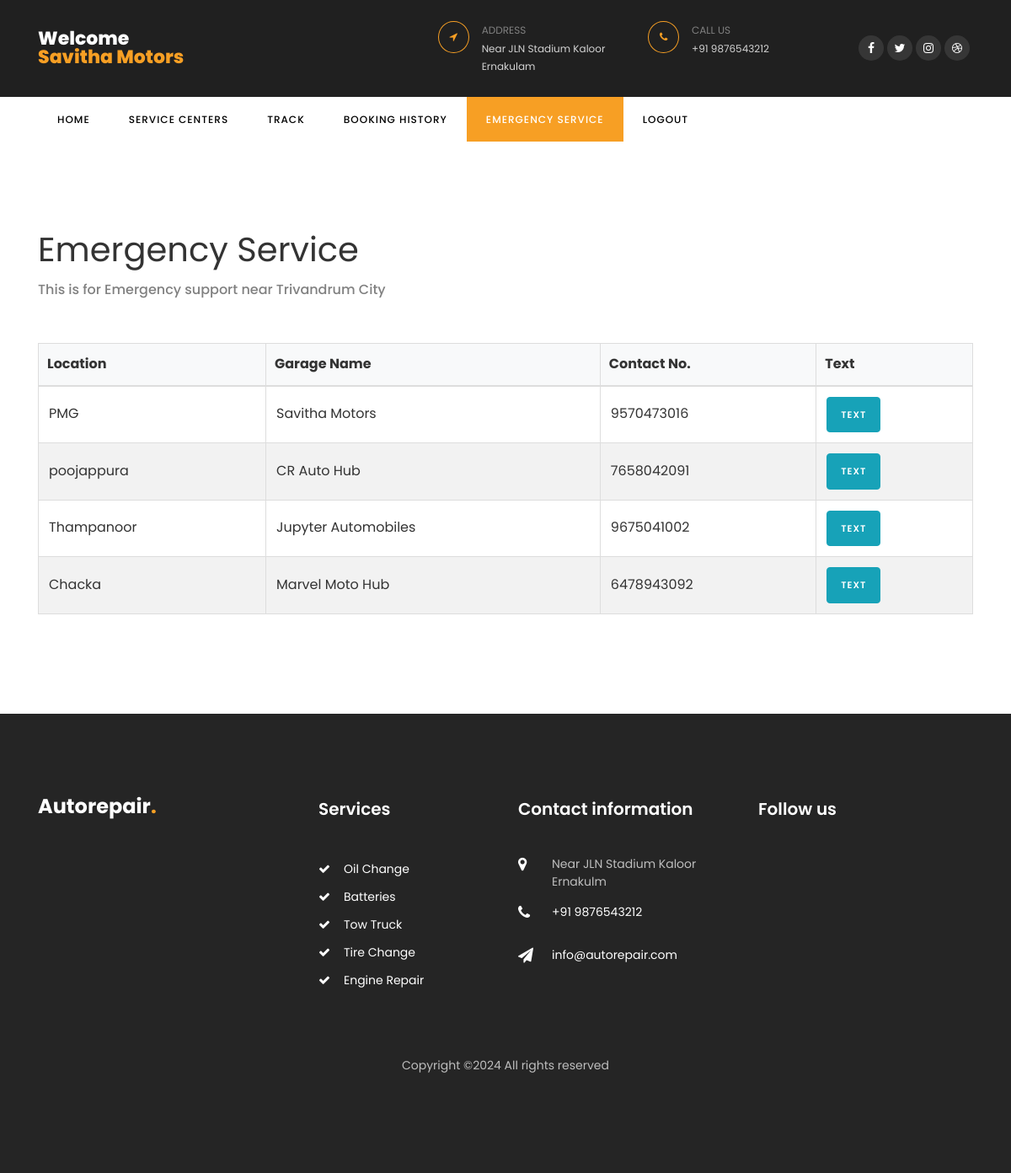
The page /emergency_servcie/ (signed in) on the database its author committed.
### car/models.py (models this page shows, shortened)
class User(AbstractBaseUser, PermissionsMixin):
    username = models.CharField(max_length=150, unique=True)
    email = models.EmailField(unique=True)
    phone = models.CharField(max_length=12)
    role = models.CharField(max_length=50, blank=True, null=True)
    is_staff = models.BooleanField(default=False)
    is_active = models.BooleanField(default=True)
    groups = models.ManyToManyField(Group, related_name='custom_user_groups')
    user_permissions = models.ManyToManyField(Permission, related_name='custom_user_permissions')
    objects = CustomUserManager()
    USERNAME_FIELD = 'email'
    REQUIRED_FIELDS = ['username']

class Garage(models.Model):
    user = models.ForeignKey(User, on_delete=models.CASCADE)
    location = models.CharField(max_length=255)
    phone = models.CharField(max_length=12)
    images = models.ImageField(upload_to='garage_images/', blank=True, null=True)
    approved = models.BooleanField(default=False)

### car/views.py (the view)
# urls.py: path('emergency_servcie/', views.emergency_service, name='emergency_service'),
@login_required
def emergency_service(request):
    garages = Garage.objects.filter(approved=True)
    return render(request, 'emergency_service.html', {'garages': garages})

### templates/emergency_service.html (shortened to what this page needs)
{% load static %}
<!DOCTYPE html>
<html lang="en">
  <head>
    <link rel="stylesheet" href="https://stackpath.bootstrapcdn.com/font-awesome/4.7.0/css/font-awesome.min.css">
    <link rel="stylesheet" href="{% static 'css/animate.css' %}">
    <link rel="stylesheet" href="{% static 'css/owl.carousel.min.css' %}">
    <link rel="stylesheet" href="{% static 'css/owl.theme.default.min.css' %}">
    <link rel="stylesheet" href="{% static 'css/magnific-popup.css' %}">
    <link rel="stylesheet" href="{% static 'css/bootstrap-datepicker.css' %}">
    <link rel="stylesheet" href="{% static 'css/jquery.timepicker.css' %}">
    <link rel="stylesheet" href="{% static 'css/flaticon.css' %}">
    <link rel="stylesheet" href="{% static 'css/style.css' %}">
  </head>
  <body>
		<div class="wrap">
	    <div class="container">
				<div class="row justify-content-between">
					<div class="col-md-3 d-flex align-items-center">
						<a class="navbar-brand" href="/">Welcome<br><span>{{ user.username }}</span></a>
					</div>
					<div class="col-md-7">
						<div class="row">
							<div class="col">
								<div class="top-wrap d-flex">
									<div class="icon d-flex align-items-center justify-content-center"><span class="fa fa-location-arrow"></span></div>
									<div class="text"><span>Address</span><span>Near JLN Stadium Kaloor Ernakulam</span></div>
								</div>
							</div>
							<div class="col">
								<div class="top-wrap d-flex">
									<div class="icon d-flex align-items-center justify-content-center"><span class="fa fa-phone"></span></div>
									<div class="text"><span>Call us</span><span>+91 9876543212</span></div>
								</div>
							</div>
							<div class="col-md-3 d-flex justify-content-end align-items-center">
								<div class="social-media">
					    		<p class="mb-0 d-flex">
					    			<a href="#" class="d-flex align-items-center justify-content-center"><span class="fa fa-facebook"><i class="sr-only">Facebook</i></span></a>
					    			<a href="#" class="d-flex align-items-center justify-content-center"><span class="fa fa-twitter"><i class="sr-only">Twitter</i></span></a>
					    			<a href="#" class="d-flex align-items-center justify-content-center"><span class="fa fa-instagram"><i class="sr-only">Instagram</i></span></a>
					    			<a href="#" class="d-flex align-items-center justify-content-center"><span class="fa fa-dribbble"><i class="sr-only">Dribbble</i></span></a>
					    		</p>
				        </div>
							</div>
						</div>
					</div>
				</div>
			</div>
		</div>
		<nav class="navbar navbar-expand-lg navbar-dark ftco_navbar bg-dark ftco-navbar-light" id="ftco-navbar">
	    <div class="container">
	      <div class="collapse navbar-collapse" id="ftco-nav">
	        <ul class="navbar-nav mr-auto">
	        	<li class="nav-item"><a href="{% url 'user_index' %}" class="nav-link">Home</a></li>
	        	<li class="nav-item"><a href="{% url 'view_service_centers' %}" class="nav-link">Service Centers</a></li>
            <li class="nav-item"><a href="{% url 'track' %}" class="nav-link">Track</a></li>
            <li class="nav-item"><a href="{% url 'booking_history' %}" class="nav-link">Booking History</a></li>
            <li class="nav-item active"><a href="{% url 'emergency_service' %}" class="nav-link">Emergency Service</a></li>
            <li class="nav-item"><a href="/" class="nav-link">Logout</a></li>
	        </ul>
	      </div>
	    </div>
	  </nav>
    <section class="ftco-section">
        <div class="container">
           <h1>Emergency Service</h1>
           <h6>This is for Emergency support near Trivandrum City</h6><br>
           <table border="1">
            <thead>
                <tr>
                    <th>Location</th>
                    <th>Garage Name</th>
                    <th>Contact No.</th>
                    <th>Text</th>
                </tr>
            </thead>
            <tbody>
                {% for garage in garages %}
                <tr>
                    <td>{{ garage.location }}</td>
                    <td>{{ garage.user.username }}</td>
                    <td>{{ garage.phone }}</td>
                    <td>
                        <a href="mailto:{{ garage.user.email }}?subject=Emergency Service Request&body=Dear {{ garage.user.username }},%0D%0A%0D%0AI need urgent service support near Trivandrum City." class="btn btn-info">
                            Text
                        </a></td>
                </tr>
                {% endfor %}
            </tbody>
            </table>
        </div>
    </section>
    <footer class="footer ftco-section">
      <div class="container">
        <div class="row mb-5">
          <div class="col-md-6 col-lg">
            <div class="ftco-footer-widget mb-4">
              <h2 class="logo"><a href="/">Autorepair<span>.</span></a></h2>
            </div>
          </div>
          <div class="col-md-6 col-lg">
            <div class="ftco-footer-widget mb-4 ml-md-5">
              <h2 class="ftco-heading-2">Services</h2>
              <ul class="list-unstyled">
                <li><a href="#" class="py-1 d-block"><span class="fa fa-check mr-3"></span>Oil Change</a></li>
                <li><a href="#" class="py-1 d-block"><span class="fa fa-check mr-3"></span>Batteries</a></li>
                <li><a href="#" class="py-1 d-block"><span class="fa fa-check mr-3"></span>Tow Truck</a></li>
                <li><a href="#" class="py-1 d-block"><span class="fa fa-check mr-3"></span>Tire Change</a></li>
                <li><a href="#" class="py-1 d-block"><span class="fa fa-check mr-3"></span>Engine Repair</a></li>
              </ul>
            </div>
          </div>
          <div class="col-md-6 col-lg">
            <div class="ftco-footer-widget mb-4">
            	<h2 class="ftco-heading-2">Contact information</h2>
            	<div class="block-23 mb-3">
	              <ul>
	                <li><span class="icon fa fa-map-marker"></span><span class="text">Near JLN Stadium Kaloor Ernakulm</span></li>
	                <li><a href="#"><span class="icon fa fa-phone"></span><span class="text">+91 9876543212</span></a></li>
	                <li><a href="#"><span class="icon fa fa-paper-plane"></span><span class="text">info@autorepair.com</span></a></li>
	              </ul>
	            </div>
            </div>
          </div>
          <div class="col-md-6 col-lg">
             <div class="ftco-footer-widget mb-4">
              <h2 class="ftco-heading-2">Follow us</h2>
              <div class="opening-hours">
				<p class="mb-0 d-flex">
					<ul class="ftco-footer-social list-unstyled float-md-left float-lft mt-4">
					</ul>
				</p>
              </div>
            </div>
          </div>
        </div>
        <div class="row">
          <div class="col-md-12 text-center">
            <p>
  Copyright &copy;<script>document.write(new Date().getFullYear());</script> All rights reserved
  </p>
          </div>
        </div>
      </div>
    </footer>
  </body>
</html>

### templates/emergency_service.html (style rules this page uses)
table { width: 100%; border-collapse: collapse; margin: 20px 0; font-size: 16px; color: #333; }
thead th { background-color: #f8f9fa; color: #333; padding: 10px; text-align: left; border-bottom: 2px solid #ddd; }
tbody tr:nth-child(even) { background-color: #f2f2f2; }
td, th { padding: 12px; border: 1px solid #ddd; text-align: left; }

### rows shown on the page
User: username "Savitha Motors"
Garage: location "PMG", user.username "Savitha Motors", phone "9570473016"
Garage: location "poojappura", user.username "CR Auto Hub", phone "7658042091"
Garage: location "Thampanoor", user.username "Jupyter Automobiles", phone "9675041002"
Garage: location "Chacka", user.username "Marvel Moto Hub", phone "6478943092"
